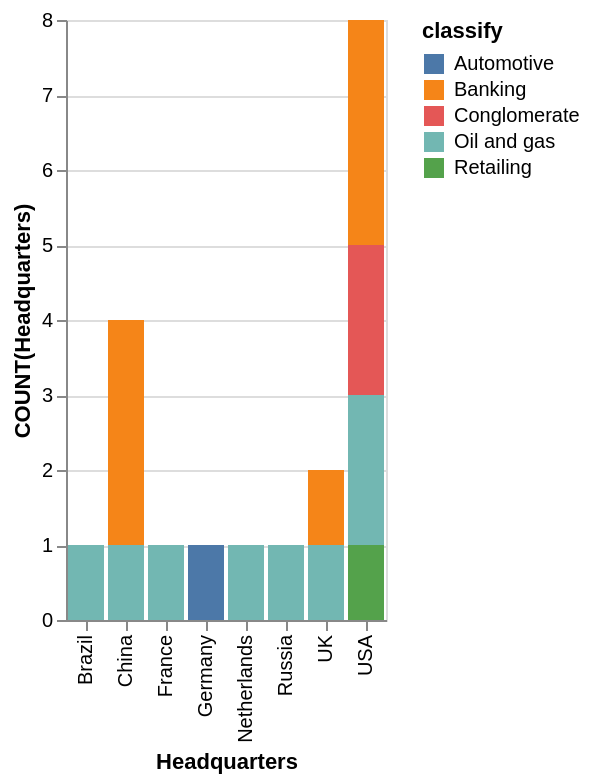

Describe this chart as a Vega-Lite specification.
### Vega-Lite specification from a JSON file in a GitHub repository (floating-point values rounded to 4 significant figures)
{"data": {"values": [{"x_data": "Brazil", "y_data": 0, "classify": "Automotive"}, {"x_data": "China", "y_data": 0, "classify": "Automotive"}, {"x_data": "France", "y_data": 0, "classify": "Automotive"}, {"x_data": "Germany", "y_data": 1, "classify": "Automotive"}, {"x_data": "Netherlands", "y_data": 0, "classify": "Automotive"}, {"x_data": "Russia", "y_data": 0, "classify": "Automotive"}, {"x_data": "UK", "y_data": 0, "classify": "Automotive"}, {"x_data": "USA", "y_data": 0, "classify": "Automotive"}, {"x_data": "Brazil", "y_data": 0, "classify": "Banking"}, {"x_data": "China", "y_data": 3, "classify": "Banking"}, {"x_data": "France", "y_data": 0, "classify": "Banking"}, {"x_data": "Germany", "y_data": 0, "classify": "Banking"}, {"x_data": "Netherlands", "y_data": 0, "classify": "Banking"}, {"x_data": "Russia", "y_data": 0, "classify": "Banking"}, {"x_data": "UK", "y_data": 1, "classify": "Banking"}, {"x_data": "USA", "y_data": 3, "classify": "Banking"}, {"x_data": "Brazil", "y_data": 0, "classify": "Conglomerate"}, {"x_data": "China", "y_data": 0, "classify": "Conglomerate"}, {"x_data": "France", "y_data": 0, "classify": "Conglomerate"}, {"x_data": "Germany", "y_data": 0, "classify": "Conglomerate"}, {"x_data": "Netherlands", "y_data": 0, "classify": "Conglomerate"}, {"x_data": "Russia", "y_data": 0, "classify": "Conglomerate"}, {"x_data": "UK", "y_data": 0, "classify": "Conglomerate"}, {"x_data": "USA", "y_data": 2, "classify": "Conglomerate"}, {"x_data": "Brazil", "y_data": 1, "classify": "Oil and gas"}, {"x_data": "China", "y_data": 1, "classify": "Oil and gas"}, {"x_data": "France", "y_data": 1, "classify": "Oil and gas"}, {"x_data": "Germany", "y_data": 0, "classify": "Oil and gas"}, {"x_data": "Netherlands", "y_data": 1, "classify": "Oil and gas"}, {"x_data": "Russia", "y_data": 1, "classify": "Oil and gas"}, {"x_data": "UK", "y_data": 1, "classify": "Oil and gas"}, {"x_data": "USA", "y_data": 2, "classify": "Oil and gas"}, {"x_data": "Brazil", "y_data": 0, "classify": "Retailing"}, {"x_data": "China", "y_data": 0, "classify": "Retailing"}, {"x_data": "France", "y_data": 0, "classify": "Retailing"}, {"x_data": "Germany", "y_data": 0, "classify": "Retailing"}, {"x_data": "Netherlands", "y_data": 0, "classify": "Retailing"}, {"x_data": "Russia", "y_data": 0, "classify": "Retailing"}, {"x_data": "UK", "y_data": 0, "classify": "Retailing"}, {"x_data": "USA", "y_data": 1, "classify": "Retailing"}]}, "mark": "bar", "encoding": {"x": {"field": "x_data", "type": "nominal", "title": "Headquarters", "sort": "ascending"}, "y": {"field": "y_data", "type": "quantitative", "title": "COUNT(Headquarters)"}, "color": {"field": "classify"}}}
